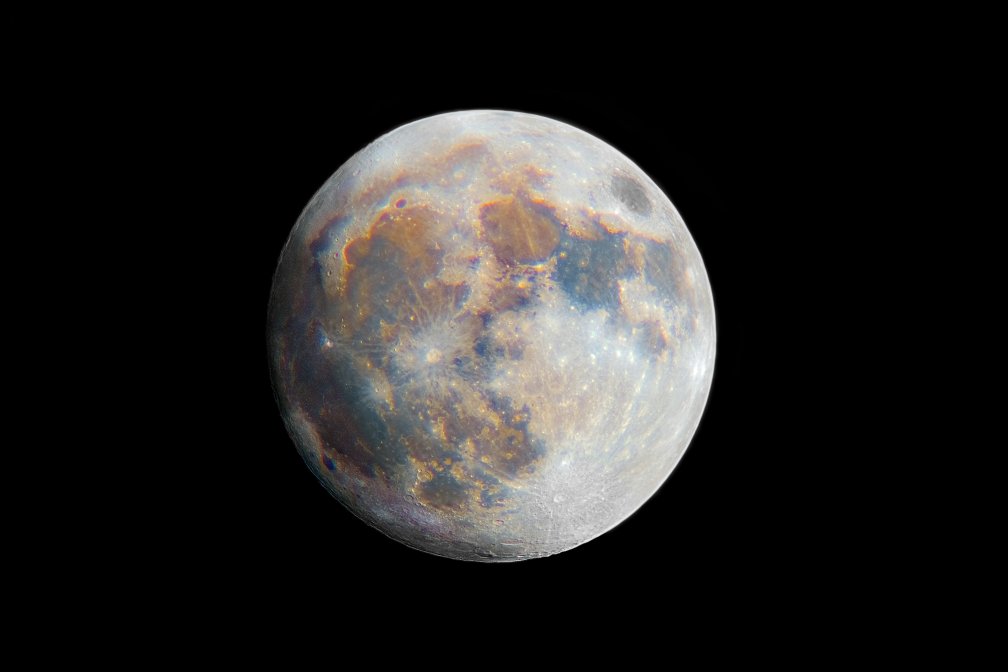
#> input picture imageConvert/planet.jpg, 6048 x 4032 px (shown at 1/6 size)
$ python images.py
#> lines starting #> are read from the running program, lines starting #| are printed output that depends on the picture
from PIL import Image, ImageFilter

img = Image.open('./planet.jpg')
#> img is the input picture: PIL image 6048x4032 RGB; mean R, G, B 36.6, 35.3, 34.2
img.thumbnail((400,200))
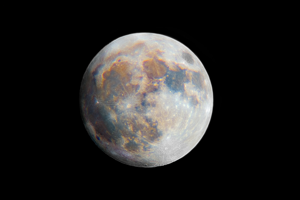
#> img: PIL image 300x200 RGB; mean R, G, B 36.6, 35.3, 34.2
img.save('thumbnail.jpg')

print(img.size)
#| (300, 200)
